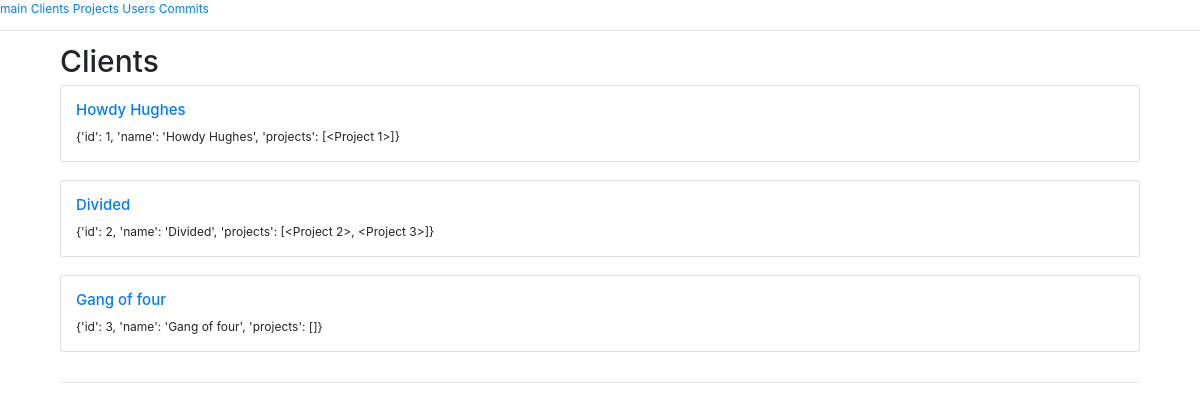
The app's page /client, older data.
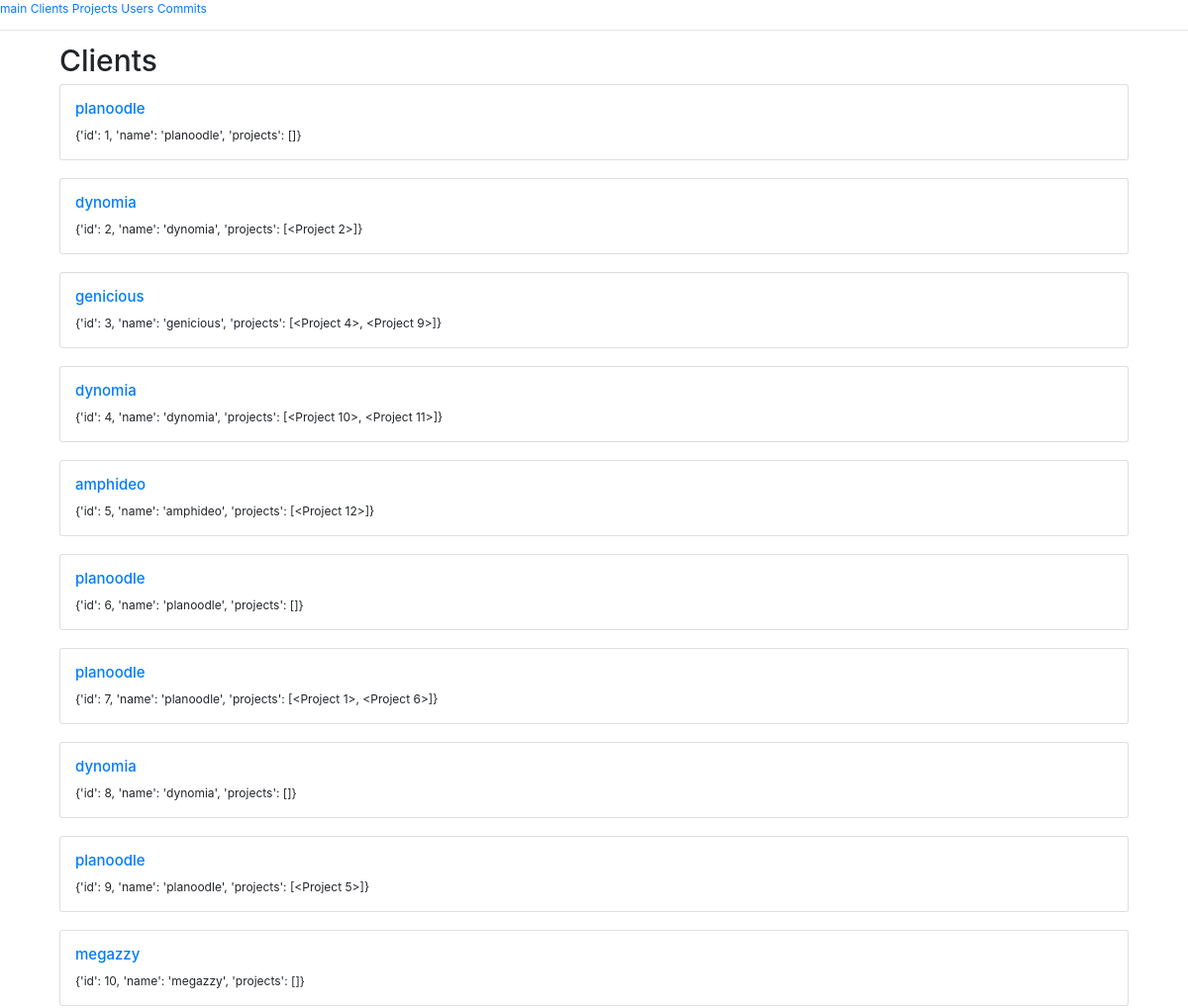
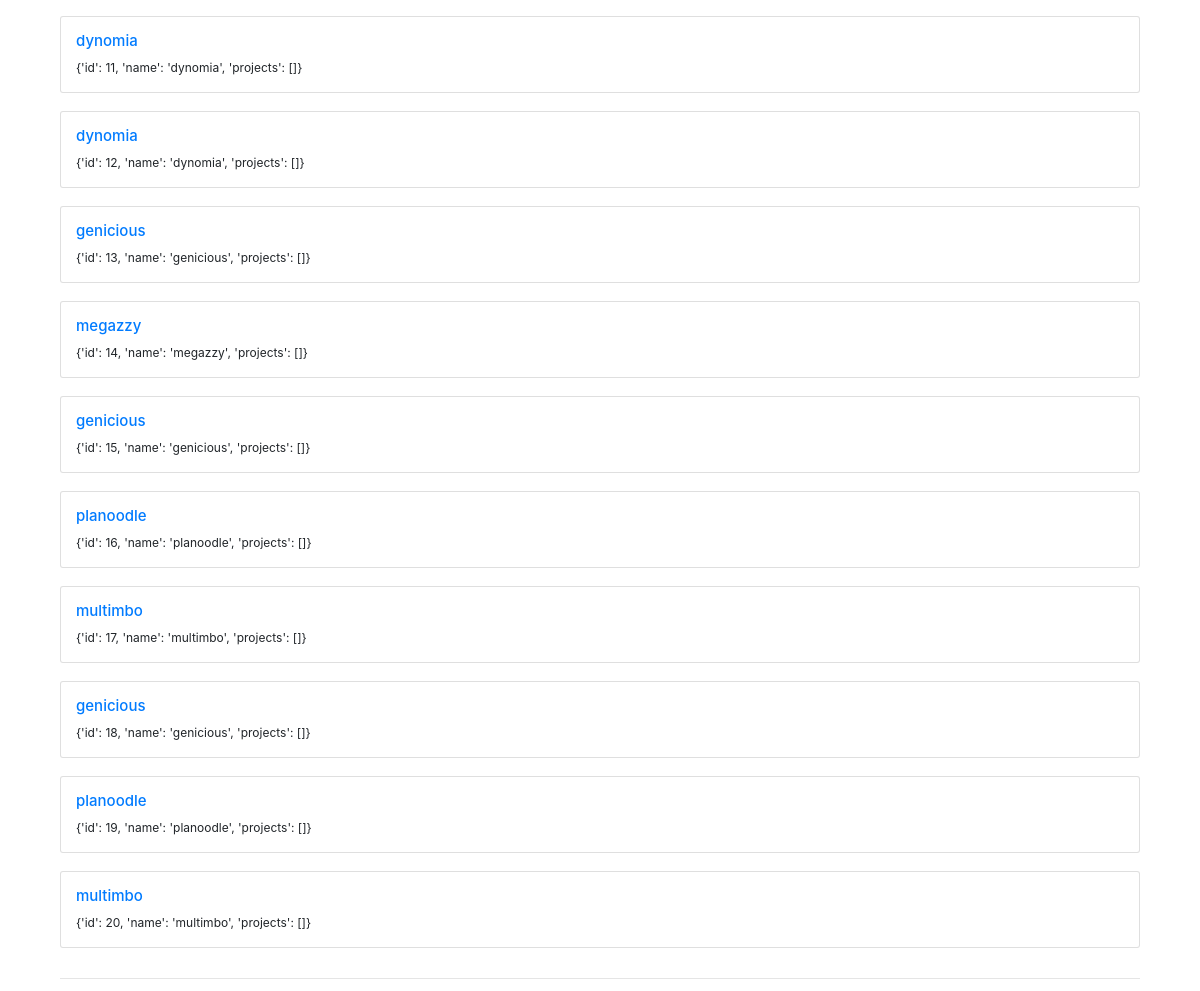
The same page, newer data (2 pictures, top to bottom).
### app.py (models this page shows, shortened)
class Client(db.Model):
    id = db.Column(db.Integer, primary_key=True)
    name = db.Column(db.String)
    projects = db.relationship('Project',
        backref=db.backref('Clients', lazy=True))

class Project(db.Model):
    id = db.Column(db.Integer, primary_key=True)
    name = db.Column(db.String)
    expired = db.Column(db.Boolean, default=False)
    client_id = db.Column(db.Integer, db.ForeignKey('client.id'),
        nullable=False)
    commits = db.relationship('Commit',
        backref=db.backref('Project', lazy=True))
    def __repr__(self):
        return '<Project %r>' % self.id

### app.py (the view)
@app.route('/client')
def clients():
    data = module.func.client_all()
    return render_template('clients.html', data=data)

### module/func.py (called while the page is built)
def scheme_client(row):
    return {
        'id': row.id,
        'name': row.name,
        'projects': row.projects
    }

def client_all():
    output = []
    rows = app.Client.query.all()
    for row in rows:
        x = scheme_client(row)
        output.append(x)
    return output

### templates/clients.html
{% extends "base.html" %}
{% block content %}
<h1>Clients</h1>
{% for client in data %}
<div class="card" style="width: 100%;">
        <div class="card-body">
                <h5 class="card-title"><a href="/client/{{client.id}}">{{client.name}}</a></h5>
            <p class="card-text">
                    {{client}}
            </p>
        </div>
    </div>
<br>
{% endfor %}
{% endblock %}

### templates/base.html (shortened to what this page needs)
<!doctype html>
<html lang="en" style="font-size: 12px;">
  <head>
    <link rel="stylesheet" href="https://maxcdn.bootstrapcdn.com/bootstrap/4.0.0-beta.2/css/bootstrap.min.css">
  </head>
  <body>
    <a href="/">main</a>
    <a href="/client">Clients</a>
    <a href="/project">Projects</a>
    <a href="/user">Users</a>
    <a href="/commit">Commits</a>
    <hr>
    <div class-"content" style="margin-left:5%;margin-right:5%;">
        {% block content %}
        {% endblock %}
        <hr>
    </div>
  </body>
</html>

Row changes from the older to the newer data that the page shows:
changed Client (number 1 of 20 on the later page): name "Howdy Hughes" → "planoodle"; client "{'id': 1, 'name': 'Howdy Hughes', 'projects': [<Project 1>]}" → "{'id': 1, 'name': 'planoodle', 'projects': []}"
changed Client: name "Divided" → "dynomia"; client "{'id': 2, 'name': 'Divided', 'projects': [<Project 2>, <Project 3>]}" → "{'id': 2, 'name': 'dynomia', 'projects': [<Project 2>]}"
changed Client: name "Gang of four" → "genicious"; client "{'id': 3, 'name': 'Gang of four', 'projects': []}" → "{'id': 3, 'name': 'genicious', 'projects': [<Project 4>, <Project 9>]}"
added Client: name "dynomia", client "{'id': 4, 'name': 'dynomia', 'projects': [<Project 10>, <Project 11>]}"
added Client: name "amphideo", client "{'id': 5, 'name': 'amphideo', 'projects': [<Project 12>]}"
added Client: name "planoodle", client "{'id': 6, 'name': 'planoodle', 'projects': []}"
added Client: name "planoodle", client "{'id': 7, 'name': 'planoodle', 'projects': [<Project 1>, <Project 6>]}"
added Client: name "dynomia", client "{'id': 8, 'name': 'dynomia', 'projects': []}"
added Client: name "planoodle", client "{'id': 9, 'name': 'planoodle', 'projects': [<Project 5>]}"
added Client: name "megazzy", client "{'id': 10, 'name': 'megazzy', 'projects': []}"
added Client: name "dynomia", client "{'id': 11, 'name': 'dynomia', 'projects': []}"
added Client: name "dynomia", client "{'id': 12, 'name': 'dynomia', 'projects': []}"
added Client: name "genicious", client "{'id': 13, 'name': 'genicious', 'projects': []}"
added Client: name "megazzy", client "{'id': 14, 'name': 'megazzy', 'projects': []}"
added Client: name "genicious", client "{'id': 15, 'name': 'genicious', 'projects': []}"
added Client: name "planoodle", client "{'id': 16, 'name': 'planoodle', 'projects': []}"
added Client: name "multimbo", client "{'id': 17, 'name': 'multimbo', 'projects': []}"
added Client: name "genicious", client "{'id': 18, 'name': 'genicious', 'projects': []}"
added Client: name "planoodle", client "{'id': 19, 'name': 'planoodle', 'projects': []}"
added Client: name "multimbo", client "{'id': 20, 'name': 'multimbo', 'projects': []}"
